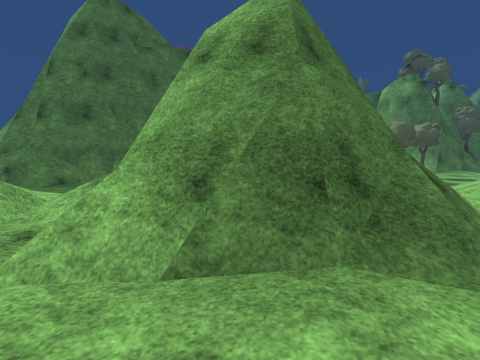
view 1 (above)

16 first-person views from a walk through a 3-D level made in the Unity game engine. The camera is 1.4 m above the floor, tilts 6° down and sees 90° across. The floor is counted in squares, 1 m on a side. Each view is taken from the middle of a square. On the plan, view 1 faces up. The plan holds only what a view shows up to about 13 squares ahead; the rest is blank. The place goes on beyond the plan. The player character is not drawn. Some surface patterns are stand-ins.

view 2
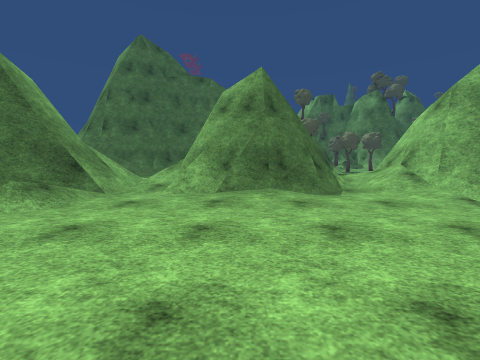

view 3
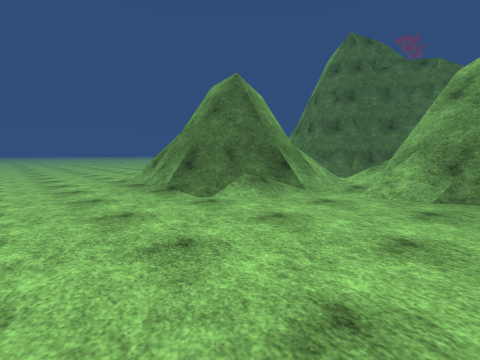

view 4
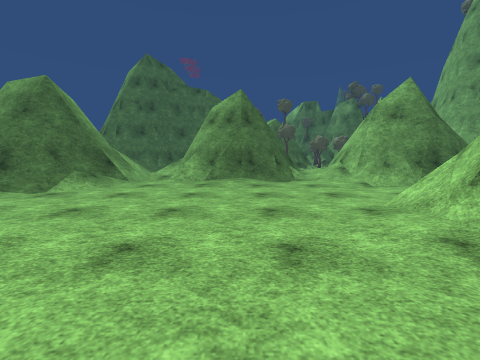

view 5
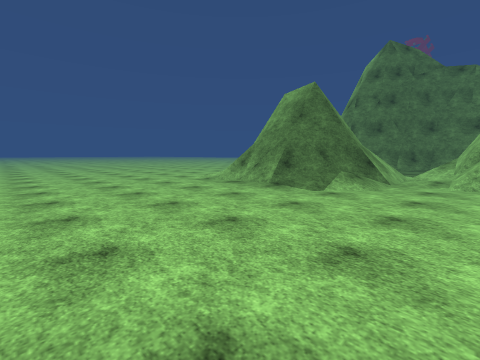

view 6
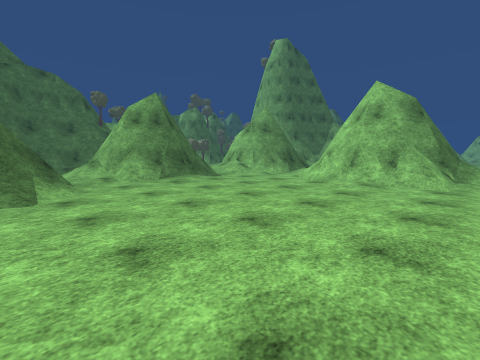

view 7
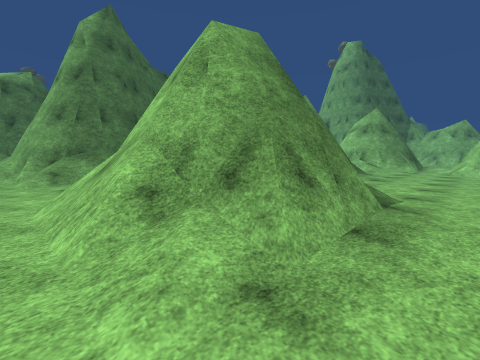

view 8
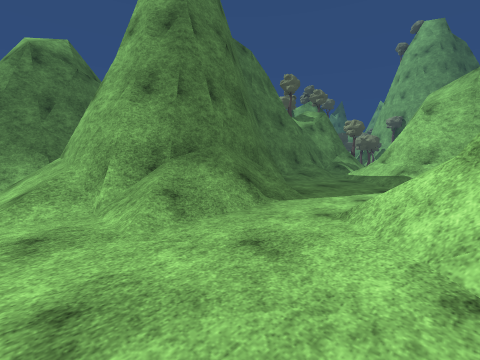

view 9
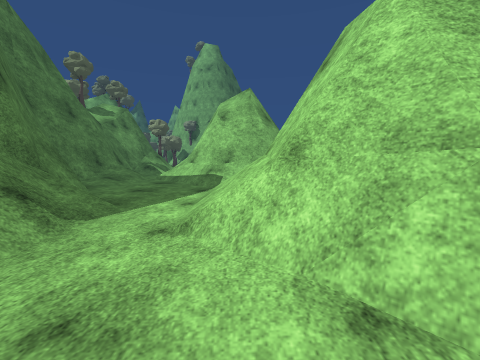

view 10
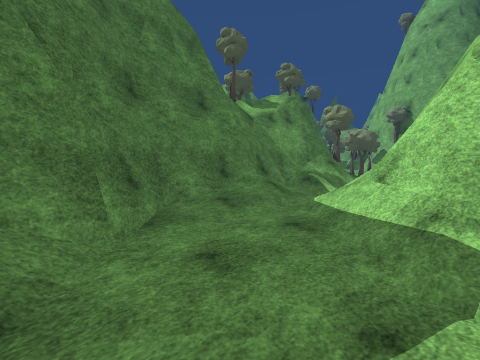

view 11
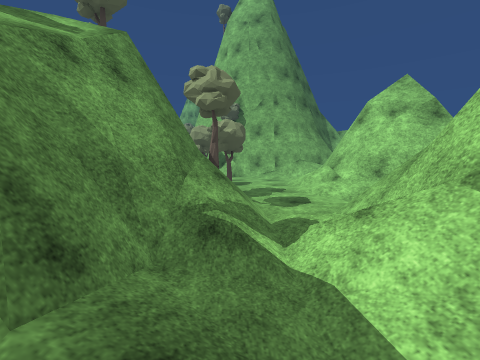

view 12
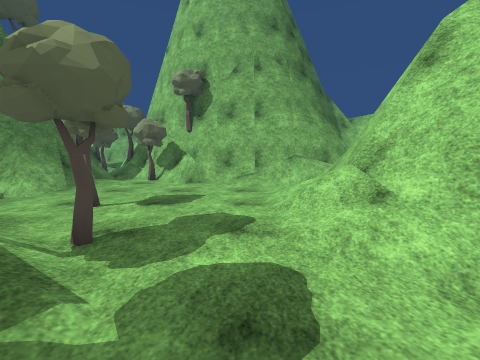

view 13
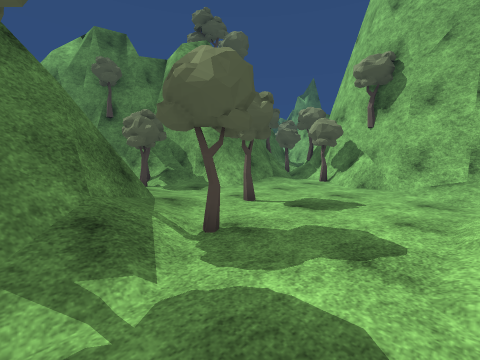

view 14
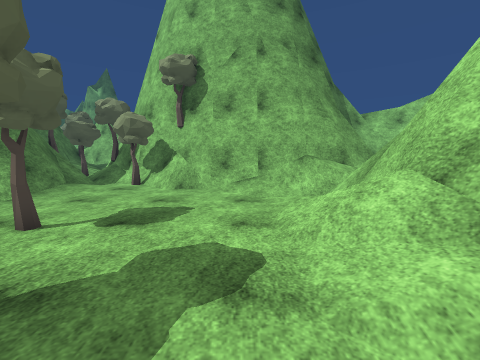

view 15
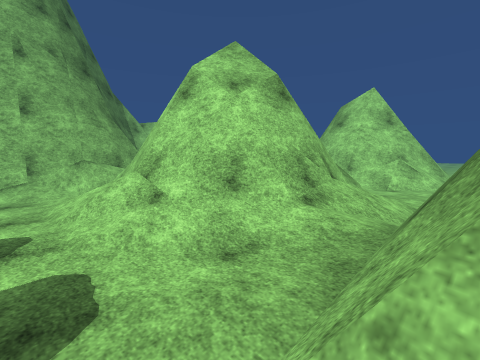

view 16
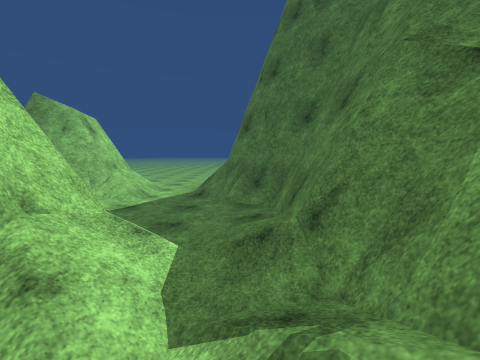

### Floor plan
Key: @ floor where view 1 was taken; # wall or solid block; . main floor; : floor 0.25 m higher than the main floor; / step, stairs or slope; = window, fence, low wall or low ledge; v drop or lower ground; T tree; O other object.
Columns run from 16 left of view 1 to 19 right of it. Each row starts with its distance up from view 1.
 19 ###                       :../=###O=
 18 #=                       =:../#==///
 17                         #=......././
 16 //#                    ##=........T#
 15 //#       ##############=/.TT.....=#
 14 //##     ###=========T#=T......../=#
 13 //#########.:///////////.T......./##
 12 ..#=======...../////.............##
 11 ..///////.....///////.........../#
 10 ............./O####===.../////.//#
  9 ............/O#######=../////////#
  8 ...../////../=##    #=./O####== /##
  7  ...///////./=##    #=//####### /##
  6 .../O##### //=##   ##//=#        ##
  5  . v######///=######O//=#        =#
  4  .//##  ##/=://####= //=#
  3  .//##  ###=./=###OO.//=#  ##
  2  .//##  ###=./...:....:=####=
  1  .//######=/...........==###
  0  .///####=O.....@........
 -1  .//==##=/............../
 -2   .....................OO#
 -3  ..................../==##
 -4 ...................../O##
 -5 ...................../=##
 -6 .....................=###
 -7 .....................=###
 -8 .....................===##
 -9 .....................//=##
-10 ......................://

Positions as (right, up) in squares from view 1, and headings:
1: (0, 0), facing up
2: (0, -6), facing up
3: (0, -6), facing up-left
4: (1, -10), facing up
5: (-2, -10), facing up-left
6: (-7, -10), facing up-right
7: (-15, -3), facing up-right
8: (-16, 6), facing up-right
9: (-15, 7), facing right
10: (-8, 8), facing up-right
11: (-2, 13), facing right
12: (5, 11), facing right
13: (6, 10), facing up-right
14: (7, 11), facing right
15: (4, 11), facing down-right
16: (4, 13), facing left
